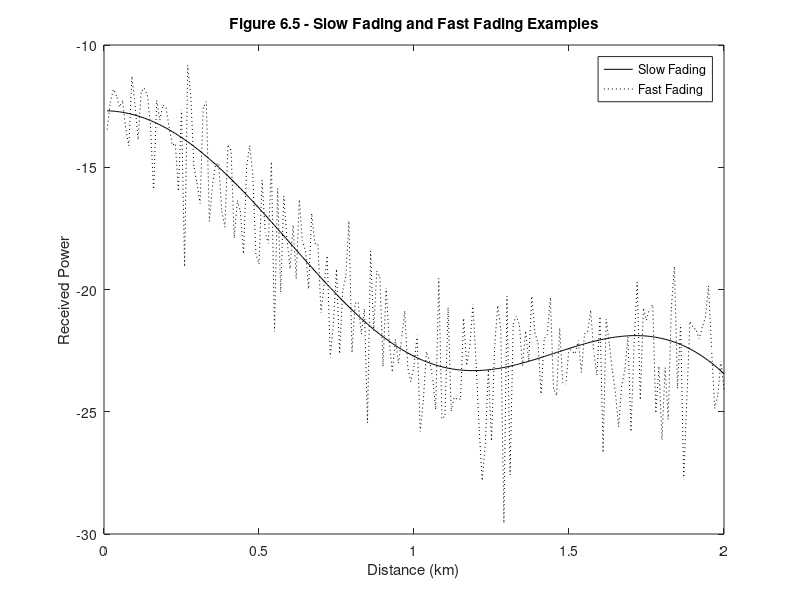

MATLAB code for this plot:
%%%%%%%%%%%%%%%%%%%%%%%%%%%%%%%%%%%%%%%%%%%%%%%%%%%%%%%%%%%%
%%                                                        %%
%% ****************************************************** %%
%% * Smart Antennas for Wireless Applications w/ Matlab * %%
%% ****************************************************** %%
%%                                                        %%
%% Chapter 6: Fig 6.5                                     %%
%%                                                        %%
%% Author: Frank Gross                                    %%
%% McGraw-Hill, 2005                                      %%
%% Date:  9/19/2004                                       %%
%%                                                        %%
%% This code creates Fig 6.5, examples of slow and fast   %%
%%     fading channels.                                   %%      
%%%%%%%%%%%%%%%%%%%%%%%%%%%%%%%%%%%%%%%%%%%%%%%%%%%%%%%%%%%%      

%%------------------ Given Values ------------------%%

x = (1:200)/100;  x1 = (1:200)/1600;  x2 = (1:200)/200;

y = randn(1,200); y = 1E-5*y/max(y);  % no coefficent can be larger than 1

y1 = cos(2*pi*x1);  y2 = .1*cos(2*pi*x2);  ytot = 1E-4*(y1 + y2);

%%------------------ Plot Results ------------------%%

plot(x,80*log10(ytot) + 304,'k', x,80*log10(ytot + y) + 304,'k:')

title('\bfFigure 6.5 - Slow Fading and Fast Fading Examples')
xlabel('Distance (km)')
ylabel('Received Power')

axis([0 2 -30 -10])
legend('Slow Fading','Fast Fading')